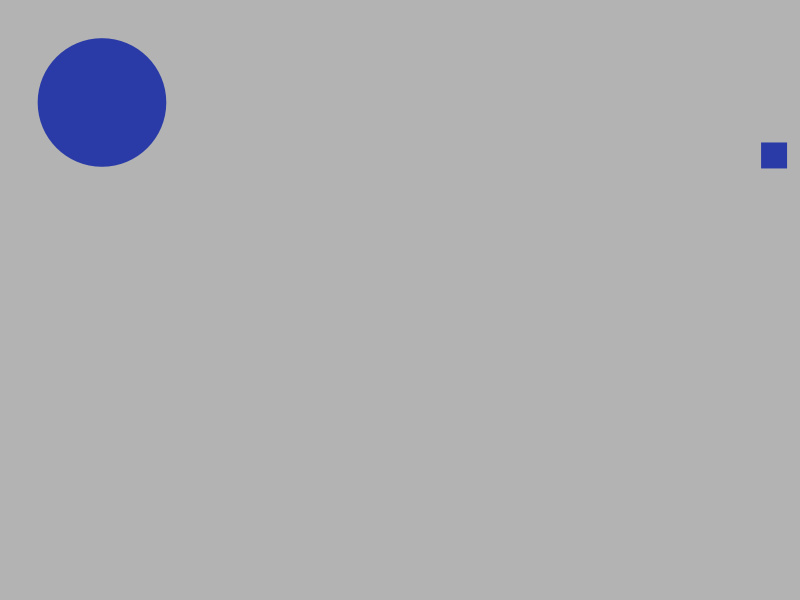
Frame 1 (no input)
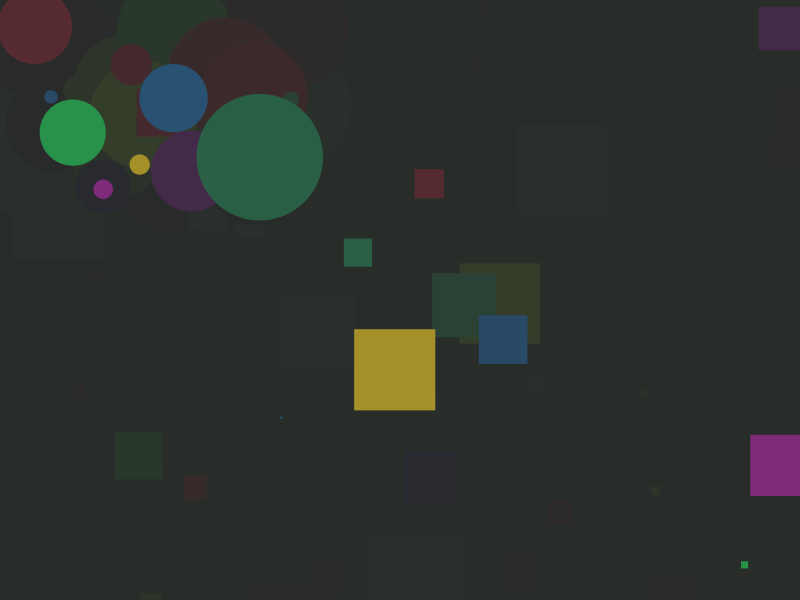
Frame 60 (the mouse pressed at the canvas centre just before this capture)
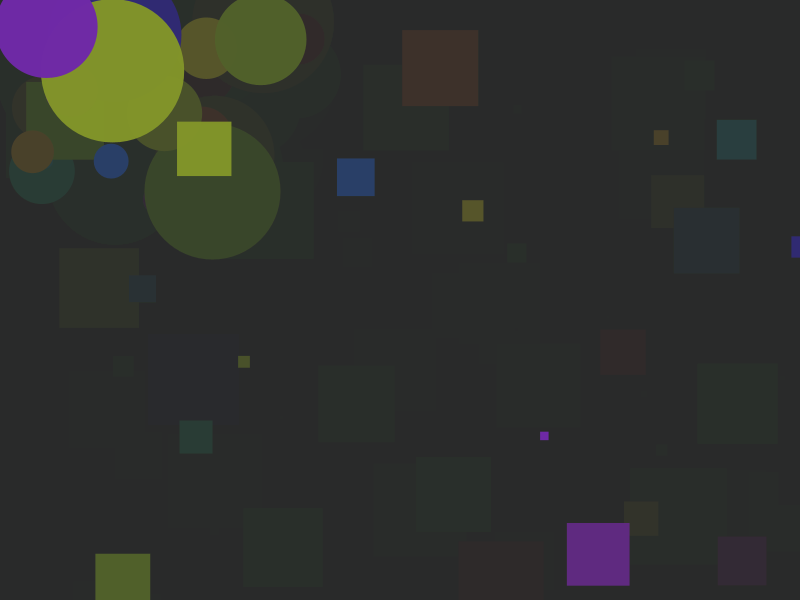
Frame 120 (the mouse held since frame 60 and released just before this capture)

The Processing sketch that drew these frames (run headless with seeded random() and noise(); from frame 60 on, the mouse is pressed at the canvas centre):

// Processing sketch: processing_1784
// ── processing_1784.pde

//yanıp sönen şekiller.

float x; 
float y;

void setup()
{
  colorMode(HSB,255);
  size(800,600);
  noStroke();
}

void draw()
{
// yanan kareler ve yuvarlaklar ve hepsi eşit büyüyolar yani elips ya da dikkdörtgen olmuyolar.
  fill(random(0,255),200,190,250);
  x=random(100); // bu kısmı ben ekledim.geri kalanları sınıfta yaptık.
  rect(random(800),random(600),x,x);
  y=random(150);
  ellipse(random(10,300),random(20,200),y,y);


  if(mousePressed=true){
    fill(random(10,150),20,44,40);
    rect(0,0,800,600);
  }



}
